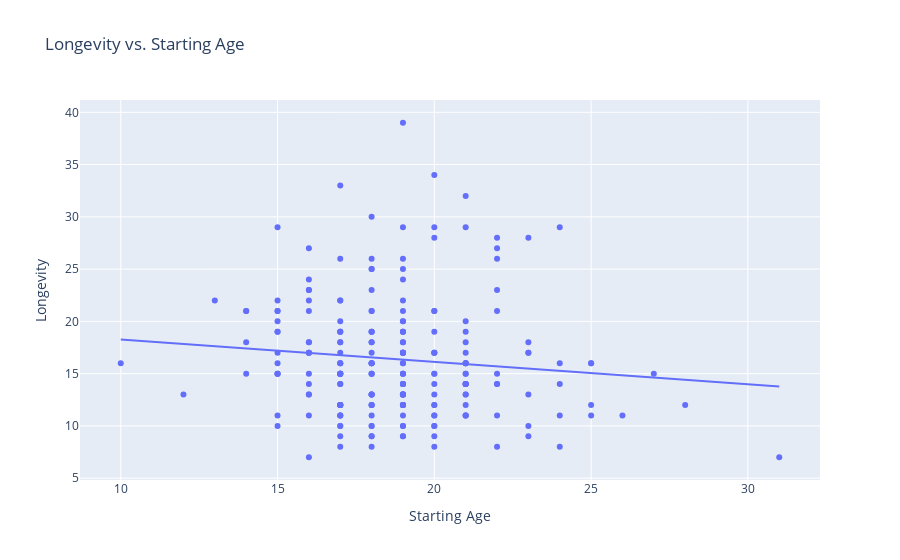

Notebook source saved alongside this figure:
### Markdown cell above
Scatter of Longevity vs Starting Age

### Code cell
fig_tradeoff = px.scatter(
    boxing_d2,
    x='Starting Age',
    y='Longevity',
    trendline='ols',
    title='Longevity vs. Starting Age',
    labels={'Starting Age': 'Starting Age', 'Win %': 'Win Percentage'}
)
fig_tradeoff.show()

### Figure 1 — Plotly figure (JSON) as saved in the notebook; plotly's stock layout.template omitted (floating-point values rounded to 4 significant figures; data arrays with more than 128 entries replaced by an {"elided": "..."} marker saying what was removed)
{"data": [{"hovertemplate": "Starting Age=%{x}<br>Longevity=%{y}<extra></extra>", "legendgroup": "", "marker": {"color": "#636efa", "symbol": "circle"}, "mode": "markers", "name": "", "orientation": "v", "showlegend": false, "type": "scatter", "x": {"elided": "225 int values"}, "xaxis": "x", "y": {"elided": "225 int values"}, "yaxis": "y"}, {"hovertemplate": "<b>OLS trendline</b><br>Longevity = -0.214146 * Starting Age + 20.3977<br>R<sup>2</sup>=0.011452<br><br>Starting Age=%{x}<br>Longevity=%{y} <b>(trend)</b><extra></extra>", "legendgroup": "", "marker": {"color": "#636efa", "symbol": "circle"}, "mode": "lines", "name": "", "showlegend": false, "type": "scatter", "x": {"elided": "225 int values"}, "xaxis": "x", "y": {"elided": "225 float values"}, "yaxis": "y"}], "layout": {"legend": {"tracegroupgap": 0}, "title": {"text": "Longevity vs. Starting Age"}, "xaxis": {"anchor": "y", "domain": [0, 1], "title": {"text": "Starting Age"}}, "yaxis": {"anchor": "x", "domain": [0, 1], "title": {"text": "Longevity"}}}}
